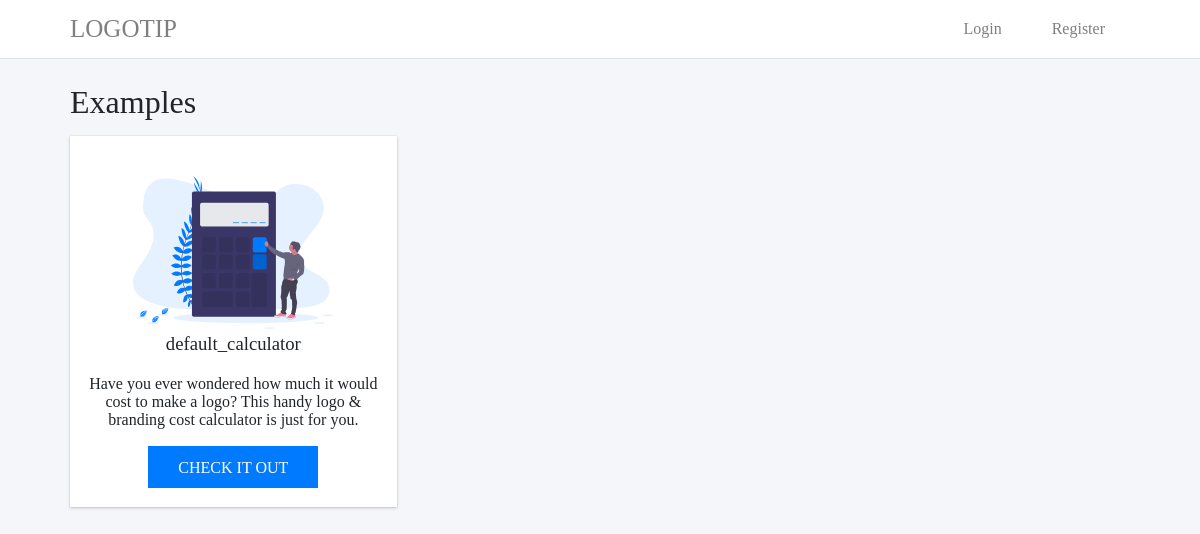
/examples, run on the app's committed database.
### tables this page shows
CREATE TABLE IF NOT EXISTS `calculator` (
  `id` int(11) NOT NULL AUTO_INCREMENT,
  `calculatorName` varchar(150) NOT NULL DEFAULT '0',
  `estimateText` text NOT NULL,
  `heading` varchar(250) NOT NULL,
  `calculatorText` text NOT NULL,
  `button` varchar(50) NOT NULL,
  `logo` varchar(50) NOT NULL,
  `currency` varchar(50) NOT NULL,
  `backgroundColor` varchar(50) NOT NULL DEFAULT '0',
  `color` varchar(50) NOT NULL DEFAULT '0',
  `date` timestamp NOT NULL DEFAULT CURRENT_TIMESTAMP ON UPDATE CURRENT_TIMESTAMP,
  `optionStatus` set('0','1') NOT NULL DEFAULT '0',
  `archived` set('0','1') NOT NULL DEFAULT '0',
  `defaultCalculators` set('0','1') NOT NULL DEFAULT '0',
  `user_id` int(11) NOT NULL,
  PRIMARY KEY (`id`),
  KEY `user` (`user_id`),
  CONSTRAINT `user` FOREIGN KEY (`user_id`) REFERENCES `user` (`id`)
);

### index.php (called while the page is built, shortened)
<?php require 'main.php'; ?>

### pages/examples.php (the view, shortened to what this page needs)
<?php
    require_once('include/db_connection.php');
?>
<!DOCTYPE html>
<html lang="en">
<?php require_once('include/head.php'); ?>
<body>
    <?php require_once('include/nav.php'); ?>
    <main>
    <div class="main__heading">
        <h1>Examples</h1>
    </div>
    <?php
        $default = '1';
        $query = "SELECT * FROM calculator WHERE defaultCalculators = ?";
        $stmt = $conn->stmt_init();
        if(!$stmt->prepare($query)) {
            die($stmt->error);
        }
        $stmt->bind_param('s', $default);
        $stmt->execute();
        $calculators = $stmt->get_result();
        if($calculators->num_rows > 0) { ?>
            <div class="calculator__wrapper">
            <?php while($row = $calculators->fetch_assoc()) { ?>
                <div class="calculator">
                    <img src="images/calculator.svg" alt="calculator" class="calculator__image">
                    <h3><?php echo $row['calculatorName']; ?></h3>
                    <p class="intro__paragraph"><?php echo $row['calculatorText']; ?></p>
                    <a class="intro__button" href="calculator_redirect/<?php echo $row['id']; ?>">Check it out</a>
                </div>
        <?php } ?>
            </div>
        <?php } else { ?>
            <p>No default calculators selected by admin...</p>
        <?php } ?>
    </main>
</body>
</html>

### css/styles.css (style rules this page uses)
:root { --main-background: #f4f6f9; --nav-color: rgba(0, 0, 0, 0.5); --text-color: #212529; --nav-hover: rgba(0, 0, 0, 0.7); --sidebar: #343a40; --sidebar-text: #c2c7d0; --sidebar-border: #4f5962; --primary: #007bff; --primary-hover: #0069d9; --secondary: #6c757d; --info: #17a2b8; --info-hover: #138496; --delete: #dc3545; --delete-hover: #c82333; --input-border: #ced4da; --disabled: #e9ecef; }
* { margin: 0; padding: 0; -webkit-box-sizing: border-box; box-sizing: border-box; }
html { font-size: 62.5%; scroll-behavior: smooth; }
body { min-height: 100vh; font-size: 1.6rem; background-color: var(--main-background); color: var(--text-color); position: relative; }
h1, h2, h3, h4 { font-weight: 500; }
.intro__paragraph { margin: 2rem 0 3rem; }
.intro__button { padding: 1.25rem 3rem; border: none; color: #fff; text-transform: uppercase; background-color: var(--primary); text-decoration: none; }
main { padding: 1rem 7rem; margin: 0 auto; }
.calculator__wrapper { display: -ms-grid; display: grid; grid-template-columns: repeat(auto-fill, minmax(250px, 1fr)); gap: 4rem; }
.calculator { position: relative; background-color: #fff; padding: 4rem 1rem 3rem; text-align: center; -webkit-box-shadow: 0 0 1px rgba(0, 0, 0, 0.125), 0 1px 3px rgba(0, 0, 0, 0.2); box-shadow: 0 0 1px rgba(0, 0, 0, 0.125), 0 1px 3px rgba(0, 0, 0, 0.2); }
.calculator__image { width: 20rem; }
.main__heading { padding: 1.5rem 0; text-transform: capitalize; }

### data on the page
calculator: calculatorName "default_calculator", calculatorText "Have you ever wondered how much it would cost to make a logo? This handy logo & branding cost calculator is just for you."
